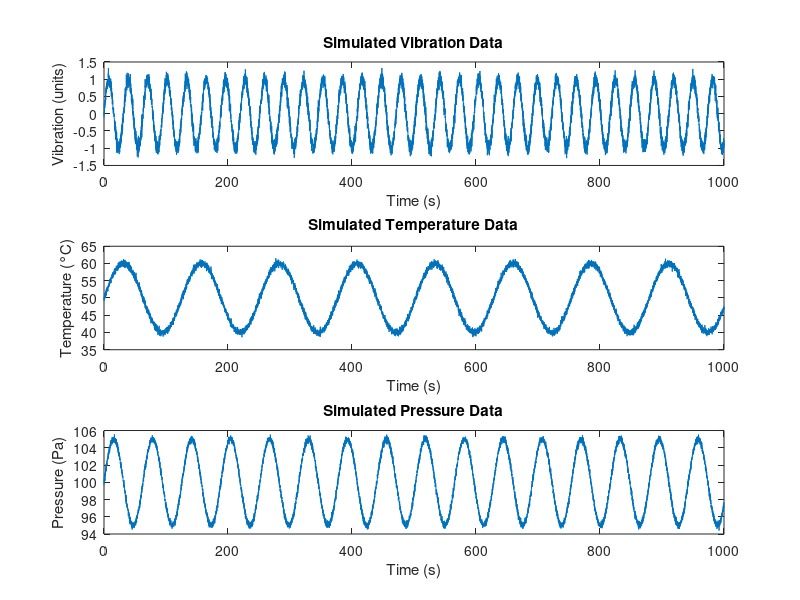

Source code (MATLAB):
% Simulate real-time sensor data
time = 0:0.1:1000;  % Simulation time in seconds

% Generate vibration data with noise
vibration = sin(0.2 * time) + 0.1 * randn(size(time));

% Generate temperature data with gradual increase and noise
temperature = 50 + 10 * sin(0.05 * time) + 0.5 * randn(size(time));

% Generate pressure data with a slow drift and noise
pressure = 100 + 5 * sin(0.1 * time) + 0.2 * randn(size(time));

% Plot the data
figure;
subplot(3,1,1);
plot(time, vibration);
title('Simulated Vibration Data');
xlabel('Time (s)');
ylabel('Vibration (units)');

subplot(3,1,2);
plot(time, temperature);
title('Simulated Temperature Data');
xlabel('Time (s)');
ylabel('Temperature (°C)');

subplot(3,1,3);
plot(time, pressure);
title('Simulated Pressure Data');
xlabel('Time (s)');
ylabel('Pressure (Pa)');
